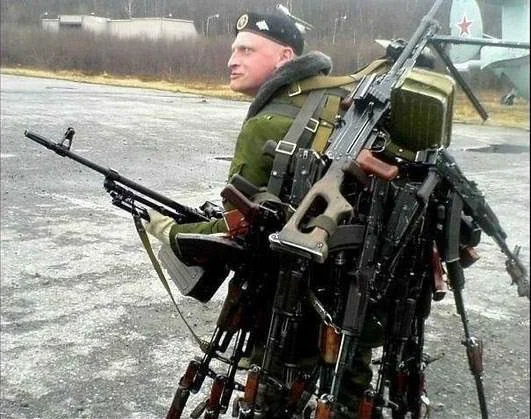
#> input picture backend/uploads/1780044919_v6ox2910i8te1.png, 531 x 419 px, found by its file name
$ python test_general_contours.py
#> lines starting #> are read from the running program, lines starting #| are printed output that depends on the picture; after the words box and inside, x2 and y2 are one past the last pixel; in counts of white or black regions, pixels touching at a corner belong together
import cv2
import numpy as np
import os

def test_general(path):
    print("=" * 60)
    print(f"Testing general contours on: {os.path.basename(path)}")
    img = cv2.imread(path)
#> img is the input picture: shape (419, 531, 3); mean B, G, R 121.5, 128.4, 127.9
    if img is None:
        print("Failed to load image")
        return

    h, w = img.shape[:2]
#> h = 419; w = 531
    area = w * h
#> area = 222489
    gray = cv2.cvtColor(img, cv2.COLOR_BGR2GRAY)
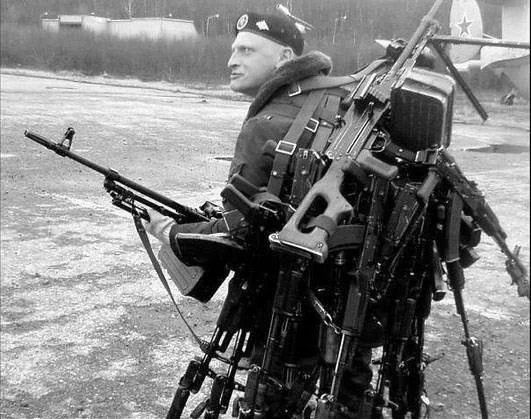
#> gray: shape (419, 531); min 0, max 255, mean 127.5

    _, thresh = cv2.threshold(gray, 0, 255, cv2.THRESH_BINARY_INV + cv2.THRESH_OTSU)
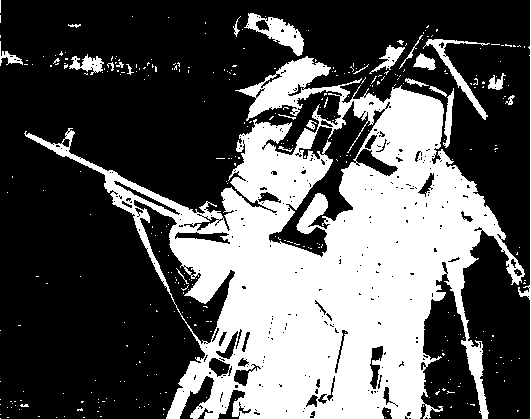
#> thresh: shape (419, 531); 34.9% white; 346 white regions (321 under 20 px)
    contours, _ = cv2.findContours(thresh, cv2.RETR_EXTERNAL, cv2.CHAIN_APPROX_SIMPLE)
#> contours = 288 contours, 272 with area under 20; largest, box (x1, y1, x2, y2) and area: (24, 56, 525, 419) 83560, (244, 13, 304, 56) 1035, (423, 39, 490, 120) 644, (69, 54, 104, 75) 298, (369, 45, 405, 74) 276

    print(f"Total contours: {len(contours)}")
#| Total contours: 288
    valid_count = 0
    for idx, cnt in enumerate(contours):
        cnt_area = cv2.contourArea(cnt)
        ratio = cnt_area / area
        if 0.005 < ratio < 0.6:
            x, y, cw, ch = cv2.boundingRect(cnt)
            aspect_ratio = float(cw) / ch
            if 0.15 < aspect_ratio < 6.0:
                print(f"Contour {idx}: BBox=[x={x}, y={y}, w={cw}, h={ch}], Area Ratio={ratio:.4f}, Aspect={aspect_ratio:.2f}")
                valid_count += 1
#> this loop made 288 passes
#> (cnt_area, ratio, x, y, cw, ch, aspect_ratio, valid_count) on pass 245: (83559.5, 0.376, 24, 56, 501, 363, 1.38, 1)
#| Contour 244: BBox=[x=24, y=56, w=501, h=363], Area Ratio=0.3756, Aspect=1.38
#> after the loop, valid_count = 1

    print(f"Valid general contours: {valid_count}")
#| Valid general contours: 1

uploads_dir = r"C:\Users\DEEPAK\.gemini\antigravity\scratch\privacy-guard-x\backend\uploads"
img_soldier = os.path.join(uploads_dir, "1780044919_v6ox2910i8te1.png")
if os.path.exists(img_soldier):
    test_general(img_soldier)
else:
    print(f"Not found: {img_soldier}")
